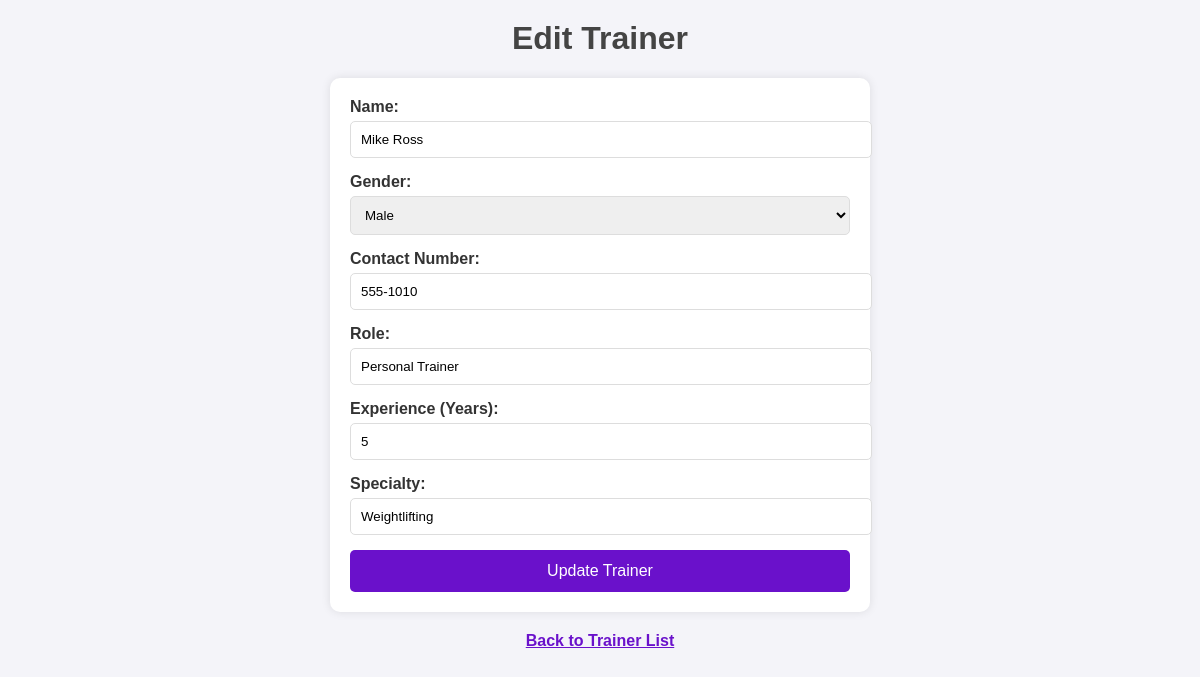
Page /edit_trainer/1 (signed in) on the committed database.
### tables this page shows
CREATE TABLE Trainers (
        trainer_id INTEGER PRIMARY KEY AUTOINCREMENT,
        name TEXT NOT NULL,
        gender TEXT,
        contact_number TEXT,
        role TEXT,
        experience INTEGER,
        specialty TEXT
    );

### app.py (the view, shortened to what this page needs)
@app.route('/edit_trainer/<int:trainer_id>', methods=['GET', 'POST'])
@login_required
def edit_trainer(trainer_id):
    conn = get_db_connection()
    cursor = conn.cursor()
    cursor.execute('SELECT * FROM Trainers WHERE trainer_id = ?', (trainer_id,))
    trainer = cursor.fetchone()
    conn.close()
    return render_template('edit_trainer.html', trainer=trainer)

### app.py (called while the page is built)
@login_manager.user_loader
def load_user(user_id):
    conn = get_db_connection()
    cursor = conn.cursor()
    cursor.execute('SELECT * FROM Users WHERE user_id = ?', (user_id,))
    user = cursor.fetchone()
    conn.close()
    if user:
        return User(user['user_id'], user['username'], user['password_hash'])
    return None

def get_db_connection():
    conn = sqlite3.connect('gym_management_system.db')
    conn.row_factory = sqlite3.Row
    return conn

### templates/edit_trainer.html (shortened to what this page needs)
<!DOCTYPE html>
<html lang="en">
<head>
</head>
<body>
    <h1>Edit Trainer</h1>
    <form method="POST">
        <label>Name:</label>
        <input type="text" name="name" value="{{ trainer['name'] }}" required>
        <label>Gender:</label>
        <select name="gender">
            <option {% if trainer['gender'] == 'Male' %}selected{% endif %}>Male</option>
        </select>
        <label>Contact Number:</label>
        <input type="text" name="contact_number" value="{{ trainer['contact_number'] }}" required>
        <label>Role:</label>
        <input type="text" name="role" value="{{ trainer['role'] }}" required>
        <label>Experience (Years):</label>
        <input type="number" name="experience" value="{{ trainer['experience'] }}" required>
        <label>Specialty:</label>
        <input type="text" name="specialty" value="{{ trainer['specialty'] }}" required>
        <button type="submit">Update Trainer</button>
    </form>
    <a href="{{ url_for('view_trainers') }}">Back to Trainer List</a>
</body>
</html>

### templates/edit_trainer.html (style rules this page uses)
body { font-family: Arial, sans-serif; background-color: #f4f4f9; color: #333; margin: 0; padding: 0; }
h1 { text-align: center; color: #444; margin-top: 20px; }
form { max-width: 500px; margin: 20px auto; background: #fff; padding: 20px; border-radius: 10px; box-shadow: 0 0 10px rgba(0, 0, 0, 0.1); }
label { display: block; margin-bottom: 5px; font-weight: bold; }
input, select { width: 100%; padding: 10px; margin-bottom: 15px; border: 1px solid #ddd; border-radius: 5px; }
button { background-color: #6a11cb; color: white; border: none; padding: 12px; font-size: 16px; cursor: pointer; border-radius: 5px; width: 100%; }
a { display: block; text-align: center; margin-top: 20px; font-weight: bold; color: #6a11cb; }

### rows in the picture
Trainers: name "Mike Ross", gender "Male", contact_number "555-1010", role "Personal Trainer", experience "5", specialty "Weightlifting"
